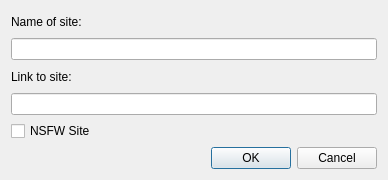
<?xml version="1.0" encoding="UTF-8"?>
<ui version="4.0">
 <class>databaseInsertion</class>
 <widget class="QDialog" name="databaseInsertion">
  <property name="geometry">
   <rect>
    <x>0</x>
    <y>0</y>
    <width>388</width>
    <height>180</height>
   </rect>
  </property>
  <property name="windowTitle">
   <string>New Site</string>
  </property>
  <layout class="QVBoxLayout" name="verticalLayout">
   <item>
    <widget class="QLabel" name="label">
     <property name="text">
      <string>Name of site:</string>
     </property>
    </widget>
   </item>
   <item>
    <widget class="QLineEdit" name="nameOfSite"/>
   </item>
   <item>
    <widget class="QLabel" name="label_2">
     <property name="text">
      <string>Link to site:</string>
     </property>
    </widget>
   </item>
   <item>
    <widget class="QLineEdit" name="linkToSite"/>
   </item>
   <item>
    <widget class="QCheckBox" name="siteIsNSFW">
     <property name="text">
      <string>NSFW Site</string>
     </property>
    </widget>
   </item>
   <item>
    <widget class="QDialogButtonBox" name="buttonBox">
     <property name="orientation">
      <enum>Qt::Horizontal</enum>
     </property>
     <property name="standardButtons">
      <set>QDialogButtonBox::Cancel|QDialogButtonBox::Ok</set>
     </property>
    </widget>
   </item>
  </layout>
 </widget>
 <resources/>
 <connections>
  <connection>
   <sender>buttonBox</sender>
   <signal>accepted()</signal>
   <receiver>databaseInsertion</receiver>
   <slot>accept()</slot>
   <hints>
    <hint type="sourcelabel">
     <x>248</x>
     <y>254</y>
    </hint>
    <hint type="destinationlabel">
     <x>157</x>
     <y>274</y>
    </hint>
   </hints>
  </connection>
  <connection>
   <sender>buttonBox</sender>
   <signal>rejected()</signal>
   <receiver>databaseInsertion</receiver>
   <slot>reject()</slot>
   <hints>
    <hint type="sourcelabel">
     <x>316</x>
     <y>260</y>
    </hint>
    <hint type="destinationlabel">
     <x>286</x>
     <y>274</y>
    </hint>
   </hints>
  </connection>
 </connections>
</ui>
